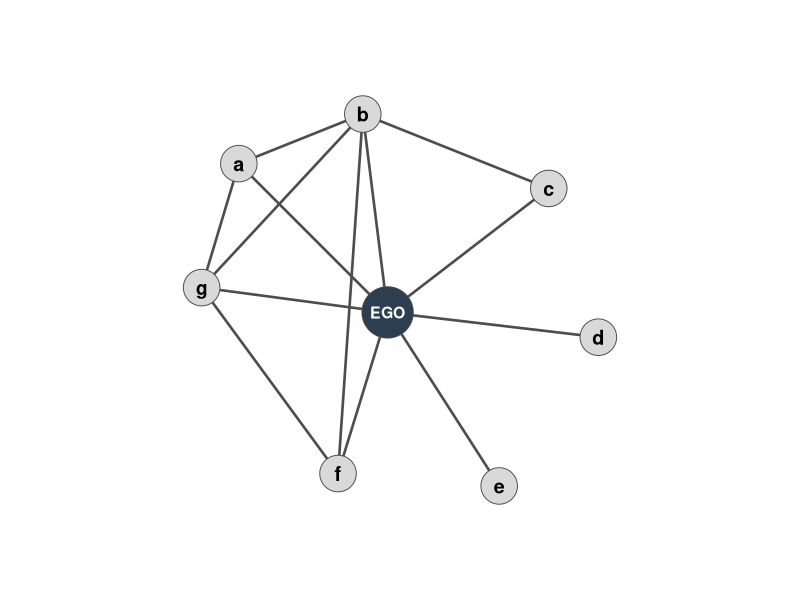
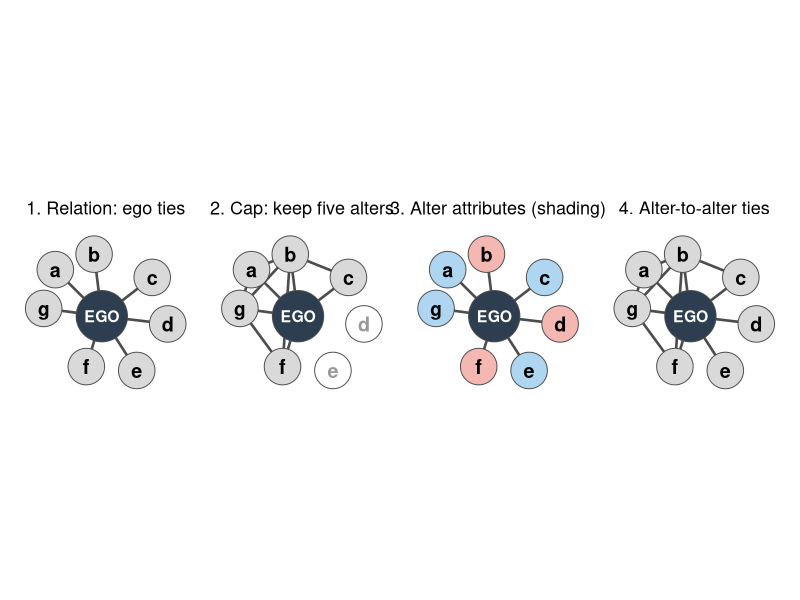
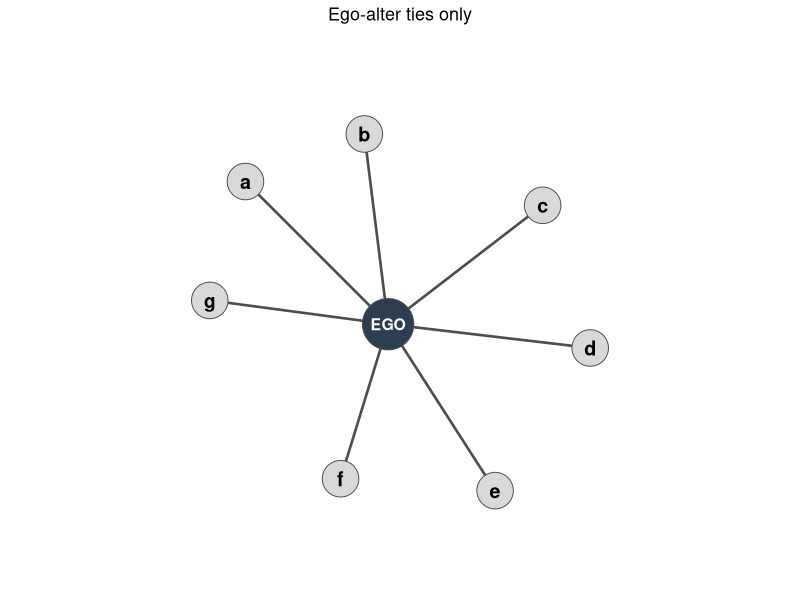
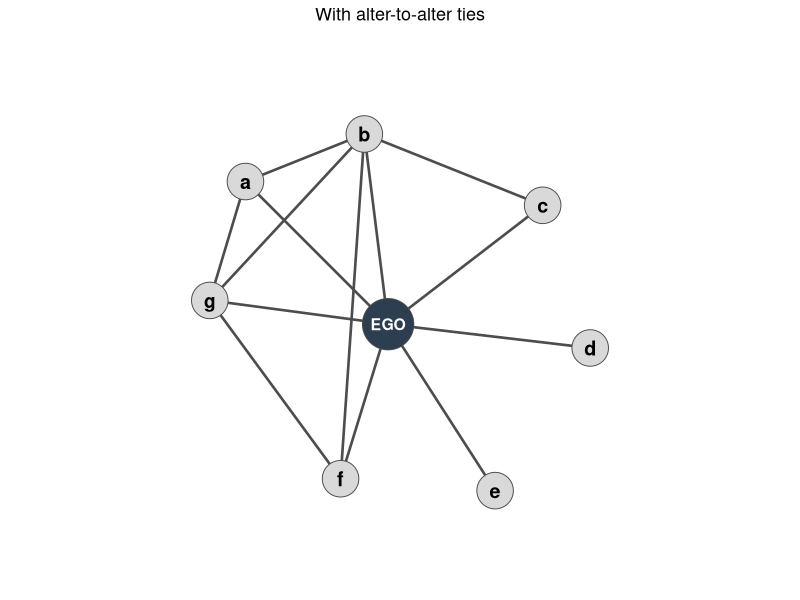
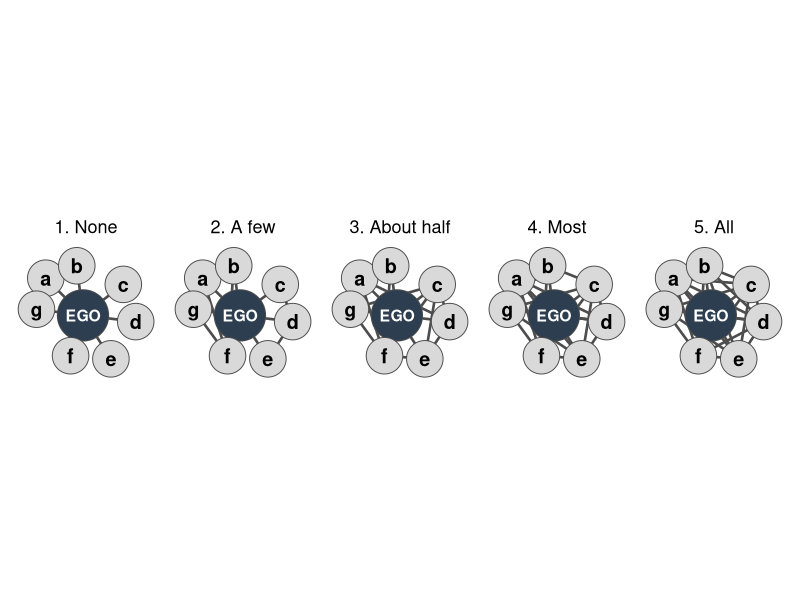
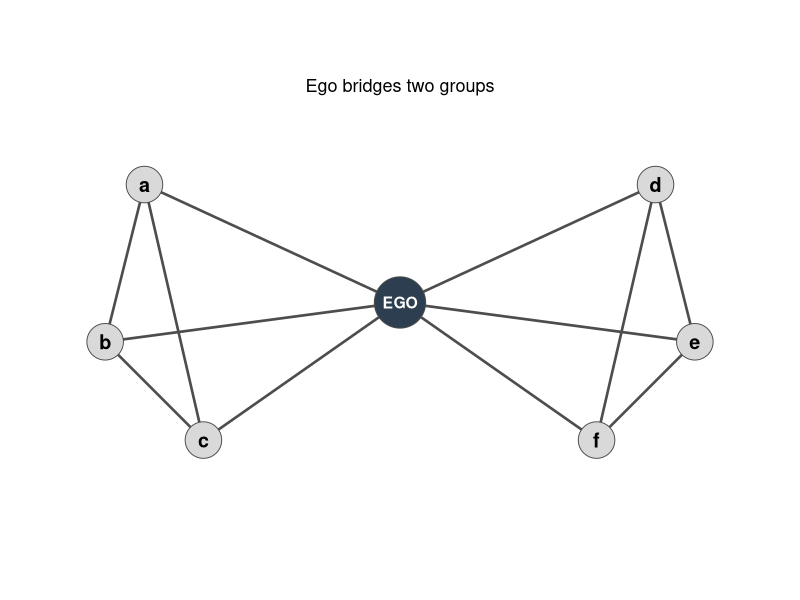
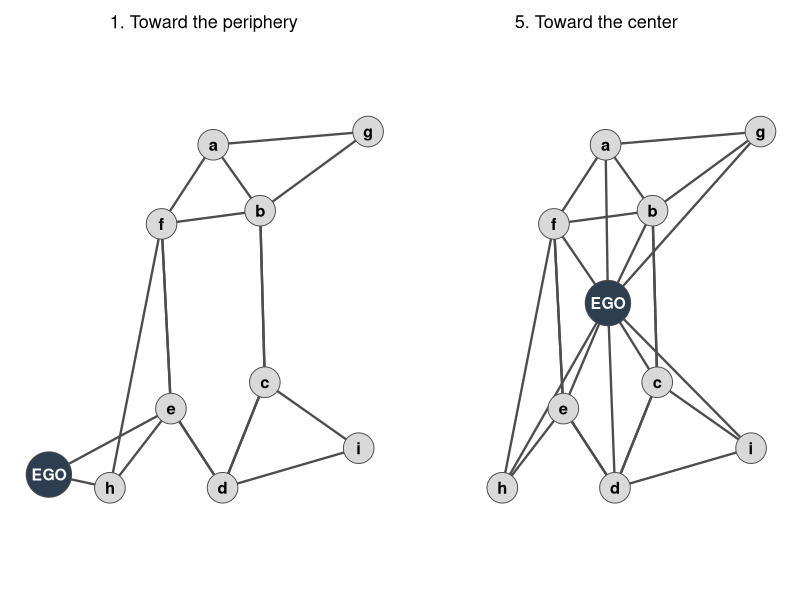

Generate these figures, in order, with R:
## ---- chunk 1
#| include: false
library(ggplot2)
library(patchwork)
library(knitr)
library(kableExtra)

kbl <- function(df, ...) {
  kable(df, ...) |>
    kable_styling(font_size = 18, full_width = FALSE)
}

# Stylized ego network: ego at the origin, seven alters a-g.
nodes <- data.frame(
  id = c("EGO", "a", "b", "c", "d", "e", "f", "g"),
  x  = c(0, -1.2, -0.2, 1.3, 1.7, 0.9, -0.4, -1.5),
  y  = c(0, 1.2, 1.6, 1.0, -0.2, -1.4, -1.3, 0.2)
)
alter_ids <- nodes$id[-1]
ties_aa <- data.frame(
  from = c("a", "a", "b", "b", "b", "f"),
  to   = c("b", "g", "c", "f", "g", "g")
)

# Draws ego, alters, ego-alter ties, and the alter-alter ties among kept alters.
# Dropped alters appear as hollow nodes with no edges.
draw_net <- function(nd = nodes, aa = ties_aa, keep = nd$id[-1], fill = NULL) {
  alters <- nd$id[-1]
  if (is.null(fill)) fill <- setNames(rep("grey85", length(alters)), alters)
  aa <- aa[aa$from %in% keep & aa$to %in% keep, , drop = FALSE]
  el <- rbind(data.frame(from = "EGO", to = keep), aa)
  s  <- nd[match(el$from, nd$id), c("x", "y")]
  tg <- nd[match(el$to, nd$id), c("x", "y")]
  edges <- data.frame(x = s$x, y = s$y, xend = tg$x, yend = tg$y)
  dropped <- !(nd$id %in% c("EGO", keep))
  nd$pfill <- c("#2C3E50", unname(fill[alters]))
  nd$pfill[dropped] <- "white"
  nd$lab <- ifelse(dropped, "grey60", ifelse(nd$id == "EGO", "white", "black"))
  nd$psize <- ifelse(nd$id == "EGO", 17, 12)
  nd$tsize <- ifelse(nd$id == "EGO", 4, 5)
  ggplot() +
    geom_segment(data = edges, aes(x = x, y = y, xend = xend, yend = yend),
                 colour = "grey30", linewidth = 0.9) +
    geom_point(data = nd, aes(x = x, y = y, fill = pfill, size = psize),
               shape = 21, colour = "grey30") +
    geom_text(data = nd, aes(x = x, y = y, label = id, colour = lab, size = tsize),
              fontface = "bold") +
    scale_fill_identity() +
    scale_colour_identity() +
    scale_size_identity() +
    coord_equal(xlim = range(nd$x) + c(-0.7, 0.7),
                ylim = range(nd$y) + c(-0.7, 0.7)) +
    theme_void() +
    theme(plot.title = element_text(hjust = 0.5, size = 13))
}

bridge_nodes <- data.frame(
  id = c("EGO", "a", "b", "c", "d", "e", "f"),
  x  = c(0, -2.6, -3.0, -2.0, 2.6, 3.0, 2.0),
  y  = c(0, 1.2, -0.4, -1.4, 1.2, -0.4, -1.4)
)
bridge_ties <- data.frame(
  from = c("a", "a", "b", "d", "d", "e"),
  to   = c("b", "c", "c", "e", "f", "f")
)

# Position generator respondents (illustrative): one row per occupation on the list.
pg_jobs <- c("Lawyer", "Mechanic", "Teacher", "Police officer",
             "Nurse", "Accountant", "Farmer", "Engineer")
pg_A <- data.frame(
  job = pg_jobs,
  know = c(TRUE, FALSE, TRUE, FALSE, TRUE, TRUE, FALSE, TRUE),
  years = c(3, NA, 10, NA, 6, 2, NA, 1),
  relation = c("Relative", NA, "Acquaintance", NA, "Friend", "Co-worker", NA, "Friend"),
  closeness = c("Very close", NA, "Close", NA, "Very close", "Not close", NA, "Close")
)
pg_B <- data.frame(
  job = pg_jobs,
  know = c(FALSE, TRUE, FALSE, FALSE, FALSE, FALSE, TRUE, FALSE),
  years = c(NA, 20, NA, NA, NA, NA, 15, NA),
  relation = c(NA, "Relative", NA, NA, NA, NA, "Relative", NA),
  closeness = c(NA, "Very close", NA, NA, NA, NA, "Very close", NA)
)
pg_metrics <- function(d) {
  acc <- d[d$know, ]
  list(P = nrow(acc), J = nrow(d), types = sort(unique(acc$relation)),
       years = acc$years, ybar = mean(acc$years),
       n_close = sum(acc$closeness %in% c("Very close", "Close")))
}

# Resource generator respondents (illustrative): one row per resource-contact access.
rg_resources <- c("Repair a car or bike", "Own a car", "Play an instrument",
                  "Active in a political party", "Help move house", "Give financial advice")
rg_C <- data.frame(
  resource = c("Repair a car or bike", "Own a car", "Active in a political party",
               "Help move house", "Help move house", "Give financial advice"),
  contact = c("A1", "A2", "A3", "A1", "A4", "A4"),
  type = c("friend", "family", "acquaintance", "friend", "family", "family")
)
rg_C_self <- "Own a car"
rg_D <- data.frame(
  resource = c("Own a car", "Help move house", "Give financial advice"),
  contact = c("B1", "B1", "B1"),
  type = c("family", "family", "family")
)
rg_table <- function(d, self = character(0)) {
  data.frame(
    Resource = rg_resources,
    `Know anyone?` = ifelse(rg_resources %in% d$resource, "Yes", "No"),
    `Access through` = unname(sapply(rg_resources, function(r) {
      s <- d[d$resource == r, ]
      if (nrow(s) == 0) "" else paste0(s$contact, " (", s$type, ")", collapse = ", ")
    })),
    `And yourself?` = ifelse(rg_resources %in% self, "Yes", "No"),
    check.names = FALSE
  )
}
rg_metrics <- function(d) {
  list(R = length(unique(d$resource)), K = length(rg_resources),
       events = nrow(d), contacts = length(unique(d$contact)),
       types = sort(unique(d$type)), n_fam = sum(d$type == "family"))
}
## ---- chunk 2
#| fig-width: 4.6
#| fig-height: 4.2
#| fig-align: center
draw_net()
## ---- chunk 3
#| fig-width: 10.6
#| fig-height: 3.3
#| fig-align: center
p1 <- draw_net(aa = ties_aa[0, ]) +
  labs(title = "1. Relation: ego ties")
p2 <- draw_net(keep = c("a", "b", "c", "f", "g")) +
  labs(title = "2. Cap: keep five alters")
p3 <- draw_net(aa = ties_aa[0, ],
               fill = c(a = "#AED6F1", b = "#F5B7B1", c = "#AED6F1",
                        d = "#F5B7B1", e = "#AED6F1", f = "#F5B7B1",
                        g = "#AED6F1")) +
  labs(title = "3. Alter attributes (shading)")
p4 <- draw_net() +
  labs(title = "4. Alter-to-alter ties")
wrap_plots(p1, p2, p3, p4, nrow = 1)
## ---- chunk 4
data.frame(
  Category = c(
    "Sociodemographic",
    "Relational",
    "Sentiment and affect",
    "Exchange and support",
    "Duration",
    "Similarity",
    "Other traits"
  ),
  Examples = c(
    "Sex, age, race, education, religion",
    "Family, friend, co-worker; contact frequency",
    "Closeness, trust, listing position",
    "Money, comfort, advice, support",
    "How long ego has known the alter",
    "Shared tastes, attitudes, activities",
    "Health, happiness, activity"
  ),
  check.names = FALSE
) |>
  kable() |>
  kable_styling(font_size = 26, full_width = FALSE) |>
  column_spec(1, width = "18em", bold = TRUE) |>
  column_spec(2, width = "36em")
## ---- chunk 5
data.frame(
  Alter = c("A1", "A2", "A3", "A4"),
  Hiking = c("\u2713", "", "\u2713", "\u2713"),
  Cycling = c("\u2713", "\u2713", "", ""),
  Soccer = c("", "", "", "\u2713"),
  Gym = c("\u2713", "", "", "\u2713"),
  Swimming = c("", "\u2713", "\u2713", ""),
  Matches = c(3, 2, 2, 3)
) |> kbl(align = "lcccccc")
## ---- chunk 6
#| fig-width: 4.8
#| fig-height: 4.2
#| fig-align: center
draw_net(aa = ties_aa[0, ]) +
  labs(title = "Ego-alter ties only")
## ---- chunk 7
#| fig-width: 4.8
#| fig-height: 4.2
#| fig-align: center
draw_net() +
  labs(title = "With alter-to-alter ties")
## ---- chunk 8
data.frame(
  Job = c("Lawyer", "Mechanic", "Teacher", "Police officer"),
  `Know anyone?` = c("Yes", "No", "Yes", "No"),
  `Years known` = c(3, "", 10, ""),
  Relationship = c("Relative", "", "Acquaintance", ""),
  Closeness = c("Very close", "", "Close", ""),
  check.names = FALSE
) |> kbl(align = "lcccc")
## ---- chunk 9
pg_A |>
  transform(years = ifelse(is.na(years), "", years),
            relation = ifelse(is.na(relation), "", relation),
            closeness = ifelse(is.na(closeness), "", closeness),
            know = ifelse(know, "Yes", "No")) |>
  setNames(c("Occupation", "Know anyone?", "Years", "Relationship", "Closeness")) |>
  kbl(align = "lcccc")
## ---- chunk 10
m <- pg_metrics(pg_A)
data.frame(
  Metric = c("Positions accessed", "Relationship types", "Mean years known", "Share close"),
  Calculation = c(
    sprintf("%d of %d occupations", m$P, m$J),
    paste(tolower(m$types), collapse = ", "),
    sprintf("(%s) / %d", paste(m$years, collapse = " + "), m$P),
    sprintf("%d of %d accessed positions are very close or close", m$n_close, m$P)
  ),
  Value = c(
    sprintf("%d (%.1f%%)", m$P, 100 * m$P / m$J),
    as.character(length(m$types)),
    sprintf("%.1f", m$ybar),
    sprintf("%.0f%%", 100 * m$n_close / m$P)
  ),
  check.names = FALSE
) |> kbl(align = "lll")
## ---- chunk 11
mA <- pg_metrics(pg_A)
mB <- pg_metrics(pg_B)
vals <- function(x) c(
  sprintf("%d", x$P),
  sprintf("%.1f%%", 100 * x$P / x$J),
  sprintf("%d", length(x$types)),
  sprintf("%.1f", x$ybar),
  sprintf("%.0f%%", 100 * x$n_close / x$P)
)
data.frame(
  Metric = c("Positions accessed", "Share of list", "Relationship types",
             "Mean years known", "Share close"),
  `Respondent A` = vals(mA),
  `Respondent B` = vals(mB),
  check.names = FALSE
) |> kbl(align = "lcc")
## ---- chunk 12
data.frame(
  `Do you know anyone who...` = c(
    "Can repair a car or bike",
    "Owns a car",
    "Can play an instrument",
    "Is active in a political party"
  ),
  `Yes` = c("\u2713", "\u2713", "", "\u2713"),
  `Access: acquaintance` = c("", "", "", "\u2713"),
  `Access: friend` = c("\u2713", "", "", ""),
  `Access: family` = c("", "\u2713", "", ""),
  `And yourself?` = c("", "\u2713", "", ""),
  check.names = FALSE
) |> kbl(align = "lcccccc")
## ---- chunk 13
rg_table(rg_C, rg_C_self) |> kbl(align = "lccc")
## ---- chunk 14
mC <- rg_metrics(rg_C)
data.frame(
  Metric = c("Resources accessed", "Contacts used", "Access events",
             "Relation types", "Share through family", "Events per contact"),
  Calculation = c(
    sprintf("%d of %d resources through alters", mC$R, mC$K),
    "distinct contacts named in access",
    "one row per resource-contact pair",
    "distinct relation types among contacts",
    sprintf("%d of %d events are family", mC$n_fam, mC$events),
    sprintf("%d events / %d contacts", mC$events, mC$contacts)
  ),
  Value = c(
    sprintf("%d (%.1f%%)", mC$R, 100 * mC$R / mC$K),
    as.character(mC$contacts),
    as.character(mC$events),
    as.character(length(mC$types)),
    sprintf("%.0f%%", 100 * mC$n_fam / mC$events),
    sprintf("%.1f", mC$events / mC$contacts)
  ),
  check.names = FALSE
) |> kbl(align = "lll")
## ---- chunk 15
mD <- rg_metrics(rg_D)
rg_vals <- function(x) c(
  sprintf("%d (%.1f%%)", x$R, 100 * x$R / x$K),
  as.character(x$contacts),
  as.character(length(x$types)),
  sprintf("%.0f%%", 100 * x$n_fam / x$events),
  sprintf("%.1f", x$events / x$contacts)
)
data.frame(
  Metric = c("Resources accessed", "Contacts used", "Relation types",
             "Share through family", "Events per contact"),
  `Respondent C` = rg_vals(mC),
  `Respondent D` = rg_vals(mD),
  check.names = FALSE
) |> kbl(align = "lcc")
## ---- chunk 16
#| fig-width: 10.6
#| fig-height: 3.0
#| fig-align: center
set.seed(3719)
pairs <- t(combn(alter_ids, 2))
ord <- pairs[sample(nrow(pairs)), ]
density_titles <- c("1. None", "2. A few", "3. About half", "4. Most", "5. All")
density_counts <- c(0, 5, 10, 16, 21)
density_panels <- Map(function(k, ttl) {
  aa_k <- data.frame(from = ord[seq_len(k), 1], to = ord[seq_len(k), 2])
  draw_net(aa = aa_k) + labs(title = ttl)
}, density_counts, density_titles)
wrap_plots(density_panels, nrow = 1)
## ---- chunk 17
#| fig-width: 6.0
#| fig-height: 4.6
#| fig-align: center
draw_net(nd = bridge_nodes, aa = bridge_ties,
         keep = c("a", "b", "c", "d", "e", "f")) +
  labs(title = "Ego bridges two groups")
## ---- chunk 18
data.frame(
  Rating = 1:5,
  Meaning = c(
    "I do not occupy any bridging positions",
    "",
    "",
    "",
    "I occupy many bridging positions"
  )
) |> kbl(align = "cl")
## ---- chunk 19
#| fig-width: 10.6
#| fig-height: 2.7
#| fig-align: center
# Dense core (a-f) plus loosely attached periphery alters (g, h, i).
# Coordinates live inside a wide window whose aspect matches the strip canvas.
pos_nd <- data.frame(
  id = c("a", "b", "c", "d", "e", "f", "g", "h", "i"),
  x  = c(0, 1.0, 1.1, 0.2, -0.9, -1.1, 3.3, -2.2, 3.1),
  y  = c(0.55, 0.30, -0.35, -0.75, -0.45, 0.25, 0.60, -0.75, -0.60)
)
pos_aa <- data.frame(
  from = c("a", "a", "b", "b", "c", "c", "d", "d", "e", "e", "f"),
  to   = c("b", "f", "c", "f", "d", "b", "e", "c", "f", "d", "e")
)
pos_periph <- data.frame(
  from = c("g", "g", "i", "i", "h", "h"),
  to   = c("a", "b", "c", "d", "e", "f")
)
draw_pos <- function(egox, egoy, ego_ties, ttl) {
  nd <- rbind(data.frame(id = "EGO", x = egox, y = egoy), pos_nd)
  aa <- rbind(pos_aa, pos_periph)
  s  <- nd[match(aa$from, nd$id), c("x", "y")]
  tg <- nd[match(aa$to, nd$id), c("x", "y")]
  core_edges <- data.frame(x = s$x, y = s$y, xend = tg$x, yend = tg$y)
  et <- nd[match(c("EGO", ego_ties), nd$id), c("x", "y")]
  ego_edges <- data.frame(x = et$x[1], y = et$y[1],
                          xend = et$x[-1], yend = et$y[-1])
  edges <- rbind(ego_edges, core_edges)
  nd$pfill <- ifelse(nd$id == "EGO", "#2C3E50", "grey85")
  nd$lab   <- ifelse(nd$id == "EGO", "white", "black")
  nd$psize <- ifelse(nd$id == "EGO", 15, 10)
  nd$tsize <- ifelse(nd$id == "EGO", 4, 4.2)
  ggplot() +
    geom_segment(data = edges, aes(x = x, y = y, xend = xend, yend = yend),
                 colour = "grey30", linewidth = 0.8) +
    geom_point(data = nd, aes(x = x, y = y, fill = pfill, size = psize),
               shape = 21, colour = "grey30") +
    geom_text(data = nd, aes(x = x, y = y, label = id, colour = lab, size = tsize),
              fontface = "bold") +
    scale_fill_identity() +
    scale_colour_identity() +
    scale_size_identity() +
    coord_cartesian(xlim = c(-4.0, 3.6), ylim = c(-1.05, 0.88)) +
    theme_void() +
    theme(plot.title = element_text(hjust = 0.5, size = 13)) +
    labs(title = ttl)
}
wrap_plots(
  draw_pos(-3.5, -0.70, c("h", "e"), "1. Toward the periphery"),
  draw_pos(0.05, -0.05, pos_nd$id, "5. Toward the center"),
  nrow = 1
)
## ---- chunk 20
data.frame(
  Rating = c(1, 3, 5),
  Meaning = c(
    "I have moved more toward the periphery of the network",
    "My position in the network has remained about the same",
    "I have moved more toward the center of the network"
  )
) |> kbl(align = "cl")
## ---- chunk 21
data.frame(
  Approach = c("Name generator and interpreter", "Position generator",
               "Resource generator", "Visual network scales",
               "Cognitive social structures"),
  Elicits = c(
    "Named alters and their traits",
    "Access to occupations",
    "Access to resources, and through whom",
    "Perceived network position",
    "Perceived ties among others (see chapter 29)"
  ),
  `Typical use` = c(
    "Core ego networks",
    "Social capital",
    "Social capital and support",
    "Perceptions of openness and centrality",
    "Perceived structure beyond direct ties"
  ),
  check.names = FALSE
) |>
  kable() |>
  kable_styling(font_size = 24, full_width = FALSE) |>
  column_spec(1, width = "17em", bold = TRUE) |>
  column_spec(2, width = "38em") |>
  column_spec(3, width = "24em")
